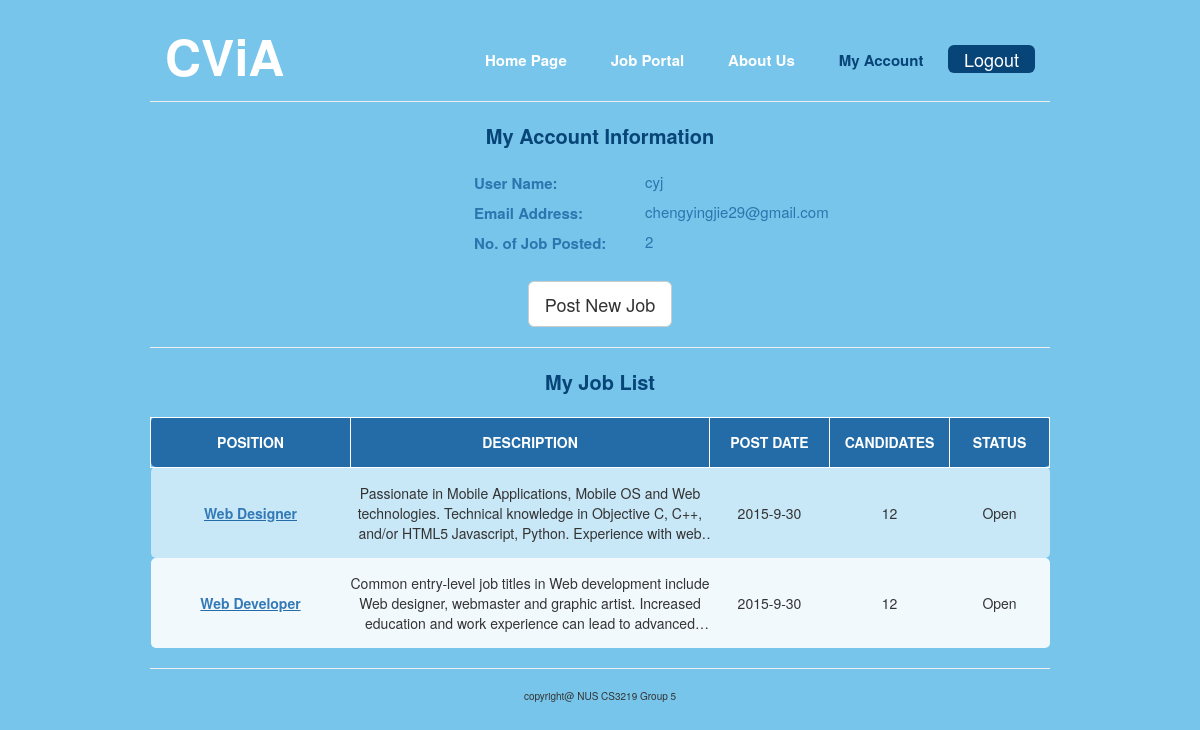
Screenshot of /myAccount.php (signed in) with the database file from the repository.
### tables this page shows
CREATE TABLE IF NOT EXISTS `members` (
  `memberID` int(11) NOT NULL,
  `username` varchar(255) NOT NULL,
  `password` varchar(255) NOT NULL,
  `email` varchar(255) NOT NULL,
  `active` varchar(255) NOT NULL,
  `resetToken` varchar(255) DEFAULT NULL,
  `resetComplete` varchar(3) DEFAULT 'No'
);

CREATE TABLE IF NOT EXISTS `job` (
  `job_id` int(10) NOT NULL,
  `owner_id` int(10) NOT NULL,
  `job_title` varchar(255) NOT NULL,
  `job_description` varchar(2550) NOT NULL,
  `job_keyword` varchar(255) DEFAULT NULL,
  `keyword_importance` varchar(255) NOT NULL,
  `job_company` varchar(255) DEFAULT NULL,
  `job_duedate` date DEFAULT NULL
);

### includes/config.php (called while the page is built, shortened)
<?php
try {
	$db = new PDO("mysql:host=".DBHOST.";port=3306;dbname=".DBNAME, DBUSER, DBPASS);
	$db->setAttribute(PDO::ATTR_ERRMODE, PDO::ERRMODE_EXCEPTION);
} catch(PDOException $e) {
    echo '<p class="bg-danger">'.$e->getMessage().'</p>';
    exit;
}
include('classes/user.php');
$user = new User($db);
?>

### classes/user.php (called while the page is built, shortened)
<?php
class User extends Password{
	public function is_logged_in(){
		if(isset($_SESSION['loggedin']) && $_SESSION['loggedin'] == true){
			return true;
		}
	}
}
?>

### myAccount.php (the view, shortened to what this page needs)
<?php
  require_once('includes/config.php');
  $userID = $_SESSION['id'];
?>
<!DOCTYPE html>
<html lang="en">
  <head>
    <link href="css/bootstrap.min.css" rel="stylesheet">
    <link href="css/indexcss.css" rel="stylesheet">
  </head>
  <body>
    <div id="wrapper">
      <div class="header">
        <div class="logoSection span_4 column">
          <p id="bigHeading">CViA</p>
        </div>
        <div class="tabSection span_8 column">
          <div class="tabs">
            <a href="index.php">Home Page</a>
            <a href="jobPortal.php">Job Portal</a>
            <a href="aboutUs.php">About Us</a>
            <a href="#" style="color:rgb(7, 68, 119);">My Account</a>
          </div>
          <div class="buttons">
            <?php
              if ($user->is_logged_in()){
                echo "<button id=\"LogoutButton\" type=\"button\" class=\"btn btn-default btn-lg\">Logout</button>";
              } else {
                echo "<button id=\"LoginButton\" type=\"button\" class=\"btn btn-default btn-lg\">Login</button>
                      <button id=\"RegisterButton\" type=\"button\" class=\"btn btn-default btn-lg\">Register</button>";
              }
            ?>
          </div>
        </div>
      </div>
      <hr>
      <?php
            $sql = "SELECT * FROM members WHERE memberID = $userID";
            $userInfo = mysql_query($sql);
            $row = mysql_fetch_assoc($userInfo);
      ?>
      <div class="banner">
        <div class="myAccountInfoPane">
          <p class="myAccountHeading">My Account Information</p>
          <table>
            <tr>
              <td class="label">User Name:</td>
              <td class="info"><?php echo $row["username"]; ?></td>
            </tr>
            <tr>
              <td class="label">Email Address:</td>
              <td class="info"><?php echo $row["email"]; ?></td>
            </tr>
            <tr>
              <td class="label">No. of Job Posted:</td>
              <td class="info">
                <?php
                  $sql = "SELECT * FROM Job WHERE owner_id = $userID";
                  $jobResult = mysql_query($sql);
                  $num_rows = mysql_num_rows($jobResult);
                  echo $num_rows;
                ?>
              </td>
            </tr>
          </table>
          <button id="UploadJobButton" type="button" class="btn btn-default btn-lg" style="margin-top:20px; margin:0 auto;">Post New Job</button>
        </div>
        <hr>
        <div class="postedJobPane">
          <p class="myAccountHeading">My Job List</p>
          <table class="myJobListTable">
            <tr class="myJobLabel">
              <td class="myJobPosition">POSITION</td>
              <td class="myJobDescription">DESCRIPTION</td>
              <td class="myJobDate">POST DATE</td>
              <td class="myJobCandidates">CANDIDATES</td>
              <td class="myJobStatus">STATUS</td>
            </tr>
            <?php
            $count = 0;
            while( $row = mysql_fetch_assoc($jobResult) ){
              if ($count % 2 == 0) {
                echo
                "<tr class=\"myJobEntry oddLine\">";
              } else {
                echo
                "<tr class=\"myJobEntry evenLine\">";
              }
              echo
              "<td class=\"myJobPosition\"><a href=\"jobPage.php?job=".$row["job_id"]."\" target=\"_blank\">".$row["job_title"]."</a></td>
              <td class=\"myJobDescription\">".$row["job_description"]."</td>
              <td class=\"myJobDate\">2015-9-30</td>
              <td class=\"myJobCandidates\">12</td>
              <td class=\"myJobStatus\">Open</td>
            </tr>";
              $count = $count + 1;
            }
            ?>
          </table>
        </div>
      </div>
      <hr>
    </div>
    <footer>
    <p>copyright@ NUS CS3219 Group 5</p>
  </footer>
  </body>
</html>

### css/indexcss.css (style rules this page uses)
body { background-color: rgb(119, 197,235); text-align: center; }
footer { font-size: 10px; }
#bigHeading { font-size: 50px; font-weight: bold; }
#wrapper { width: 70%; min-width: 900px; margin: 0 auto; }
hr { color: white; width: 100%; }
.header { padding-top: 20px; padding-bottom: 10px; width: 100%; vertical-align: middle; }
.logoSection { text-align: left; vertical-align: top; height: 100%; color: white; }
.column { float: left; padding: 0 15px; }
.span_4 { width: 33.3333%; }
.span_8 { width: 66.6667%; }
.tabSection a { padding-left: 10px; padding-right: 10px; padding-top: 10px; padding-bottom: 10px; margin-left: 10px; margin-right: 10px; color: white; font-size: 15px; font-weight: bold; -moz-border-radius: 4px; -webkit-border-radius: 4px; border-radius: 4px; }
.buttons { margin-top: 25px; text-align: right; }
#UploadJobButton { margin-bottom: 20px; }
#LogoutButton { border: none; color: white; padding-top: 2px; padding-bottom: 2px; background-color:rgb(7, 68, 119); }
.tabs { padding-top: 30px; height: 69px; float: left; margin: 0 auto; }
.oddLine { background-color: rgba(255, 255, 255, 0.6); }
.evenLine { background-color: rgba(255, 255, 255, 0.9); }
.myAccountInfoPane { text-align: center; width: 100%; }
.myAccountHeading { color:rgb(7, 68, 119); font-weight: bold; font-size: 20px; text-align: center; }
.myAccountInfoPane table { width: 400px; text-align: left; color: rgba(36, 108, 167, 0.9); margin-left: 35%; margin-top: 20px; margin-bottom: 20px; }
.myAccountInfoPane table .info { font-size: 15px; vertical-align: top; }
.myAccountInfoPane table .label { font-weight: bold; font-size: 15px; color: rgba(36, 108, 167, 0.9); vertical-align: middle; }
.myAccountInfoPane table td { height: 30px; }
.myJobListTable { margin: 0 auto; margin-top: 20px; }
.myJobListTable .myJobLabel { background-color: rgb(36, 108, 167); color: white; font-weight: bold; height: 50px; }
.myJobListTable .myJobLabel td { border: 1px solid white; }
.myJobListTable tr td:first-child { -moz-border-radius-topleft: 5px; -moz-border-radius-bottomleft: 5px; -webkit-border-top-left-radius: 5px; -webkit-border-bottom-left-radius: 5px; }
.myJobListTable tr td:last-child { -moz-border-radius-topright: 5px; -moz-border-radius-bottomright: 5px; -webkit-border-top-right-radius: 5px; -webkit-border-bottom-right-radius: 5px; }
.myJobListTable .myJobPosition { width: 200px; font-weight: bold; }
.myJobListTable .myJobEntry .myJobPosition { text-decoration: underline; color: rgb(36, 108, 167); }
.myJobListTable .myJobDate, .myJobCandidates { width: 120px; }
.myJobListTable .myJobStatus { width: 100px; }
.myJobListTable .myJobEntry .myJobDescription { overflow: hidden; text-overflow: ellipsis; display: -webkit-box; -webkit-box-orient: vertical; -webkit-line-clamp: 3; line-height: 20px; max-height: 80px; margin-top: 15px; margin-bottom: 15px; }

### rows the page displays
members: username "cyj", email "chengyingjie29@gmail.com"
job: job_title "Web Designer", job_description "Passionate in Mobile Applications, Mobile OS and Web technologies. Technical knowledge in Objective C, C++, and/or HTML5 Javascript, Python. Experience with…"
job: job_title "Web Developer", job_description "Common entry-level job titles in Web development include Web designer, webmaster and graphic artist. Increased education and work experience can lead to…"

### other values shown
$num_rows "2"
